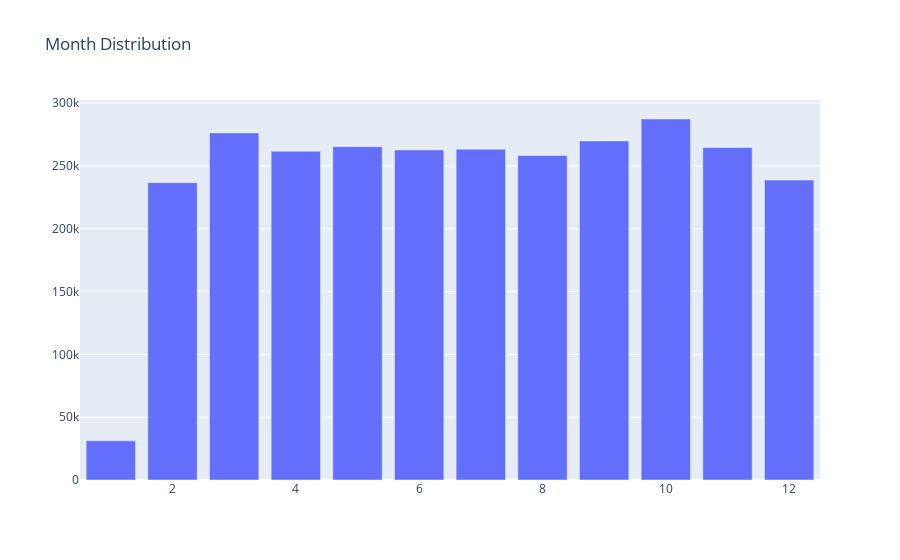

Notebook cell for this chart:
### Code cell
# Plot Month distribution
month_dist = df['month'].value_counts()
month_dist = month_dist.sort_index()
fig = go.Figure(data=[go.Bar(x=month_dist.index, y=month_dist.values)])
fig.update_layout(title_text='Month Distribution')
# Change x-axis labels
fig.update_xaxes(ticktext=['Jan', 'Feb', 'Mar', 'Apr', 'May', 'Jun', 'Jul', 'Aug', 'Sep', 'Oct',
                           'Nov', 'Dec'])
fig.show()

### Figure 1 — Plotly figure (JSON) as saved in the notebook; plotly's stock layout.template omitted (floating-point values rounded to 4 significant figures)
{"data": [{"type": "bar", "x": [1, 2, 3, 4, 5, 6, 7, 8, 9, 10, 11, 12], "y": [31161, 236746, 276356, 261698, 265379, 262811, 263401, 258306, 269921, 287418, 264714, 238786]}], "layout": {"title": {"text": "Month Distribution"}, "xaxis": {"ticktext": ["Jan", "Feb", "Mar", "Apr", "May", "Jun", "Jul", "Aug", "Sep", "Oct", "Nov", "Dec"]}}}
